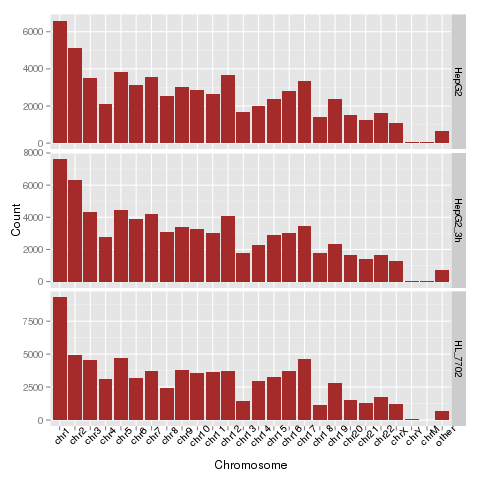

Here is the R script that generated this plot:
vars.tmp <- commandArgs(T)
vars <- vars.tmp[length(vars.tmp)]
split.vars <- unlist(strsplit(vars,','))
input =split.vars[1]
output = split.vars[2]

library(ggplot2)

cir <- read.delim(input,header=T)

cir$Chr <- factor(as.integer(rownames(cir)),labels=cir$Chr)
pdf(paste(output,'.pdf',sep=''))
ggplot(cir,aes(Chr,count))+
	geom_bar(stat='identity',fill='#A52A2A')+
	facet_grid(Sample~.,scales="free")+
	labs(x='Chromosome',y='Count')+
	theme(axis.text.x=element_text(angle=45,color='black',size=10))+
	theme(legend.position='none')
dev.off()

png(paste(output,'.png',sep=''))
ggplot(cir,aes(Chr,count))+
        geom_bar(stat='identity',fill='#A52A2A')+
        facet_grid(Sample~.,scales="free")+
        labs(x='Chromosome',y='Count')+
        theme(axis.text.x=element_text(angle=45,color='black',size=10))+
        theme(legend.position='none')
dev.off()
